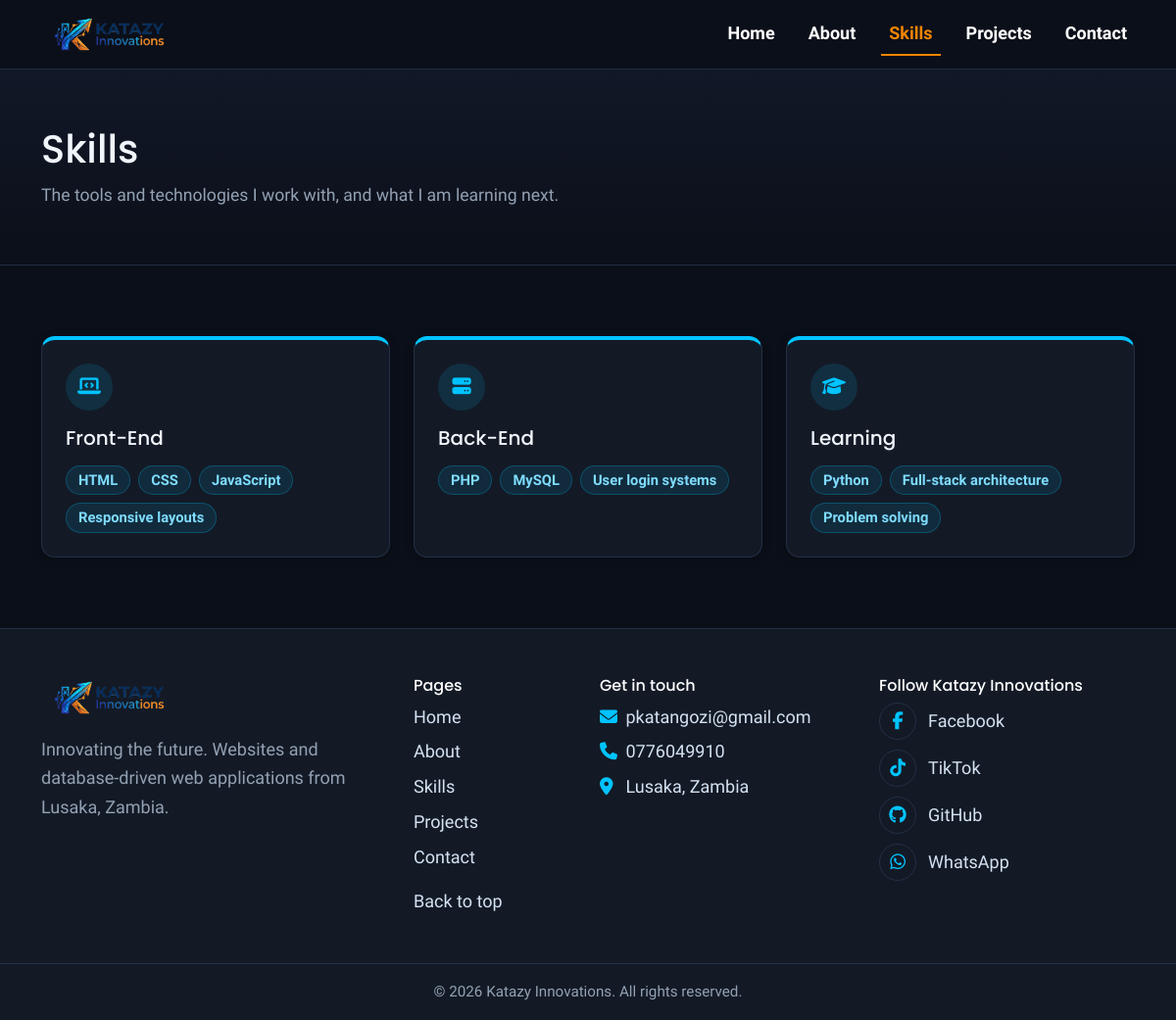
The page /skills.php on the database its author committed.
### tables this page shows
CREATE TABLE skills (
    id INT AUTO_INCREMENT PRIMARY KEY,
    category VARCHAR(50) NOT NULL,
    name VARCHAR(50) NOT NULL
);

### skills.php (the view, shortened to what this page needs)
<?php
include "includes/db.php";
include "includes/header.php";
$categories = mysqli_query($conn, "SELECT DISTINCT category FROM skills ORDER BY id ASC");
$icons = array(
    "Front-End" => "fa-laptop-code",
    "Back-End"  => "fa-server",
    "Learning"  => "fa-graduation-cap"
);
?>
<main id="main">
<section class="page-head">
    <div class="container">
        <h1>Skills</h1>
        <p class="sub">The tools and technologies I work with, and what I am learning next.</p>
    </div>
</section>
<section class="section">
    <div class="container">
        <div class="row g-4">
            <?php
            while ($cat = mysqli_fetch_assoc($categories)) {
                $catName = $cat["category"];
                $icon = "fa-code";
                if (isset($icons[$catName])) { $icon = $icons[$catName]; }
            ?>
                <div class="col-md-6 col-lg-4">
                    <div class="card skill-card h-100">
                        <div class="card-body p-4">
                            <div class="icon-circle mb-3"><i class="fa-solid <?php echo $icon; ?>"></i></div>
                            <h3 class="h5 mb-3"><?php echo htmlspecialchars($catName); ?></h3>
                            <div class="d-flex flex-wrap gap-2">
                                <?php
                                $skillSql = "SELECT name FROM skills WHERE category = '" . mysqli_real_escape_string($conn, $catName) . "'";
                                $skills = mysqli_query($conn, $skillSql);
                                while ($skill = mysqli_fetch_assoc($skills)) {
                                    echo '<span class="chip">' . htmlspecialchars($skill["name"]) . '</span>';
                                }
                                ?>
                            </div>
                        </div>
                    </div>
                </div>
            <?php } ?>
        </div>
    </div>
</section>
</main>
<?php include "includes/footer.php"; ?>

### style.css (style rules this page uses)
body { font-family: "Source Sans 3", Arial, sans-serif; font-size: 18px; line-height: 1.65; background-color: #0b0f19; color: #f0f6fc; }
h1, h2, h3, h4, h5, h6 { font-family: "Poppins", Arial, sans-serif; line-height: 1.25; }
.chip { background: rgba(0, 195, 255, 0.1); color: #7fdcff; border: 1px solid rgba(0, 195, 255, 0.25); border-radius: 20px; padding: 2px 12px; font-size: 0.92rem; font-weight: 600; }
.page-head { padding: 56px 0; border-bottom: 1px solid #232f45; background: linear-gradient(180deg, #111827 0%, #0b0f19 100%); }
.page-head h1 { font-size: clamp(1.8rem, 5vw, 2.5rem); margin-bottom: 8px; }
.page-head .sub { color: #93a1b3; font-size: 1.1rem; max-width: 640px; margin: 0; }
.section { padding: 72px 0; }
.card { background: #131a26; border: 1px solid #232f45; border-radius: 14px; box-shadow: 0 2px 10px rgba(0, 0, 0, 0.25); color: #f0f6fc; }
.skill-card { border-top: 4px solid #00c3ff; }
.icon-circle { width: 48px; height: 48px; border-radius: 50%; display: flex; align-items: center; justify-content: center; background: rgba(0, 195, 255, 0.12); color: #00c3ff; font-size: 1.2rem; }

### rows shown on the page
skills: name "HTML"
skills: name "CSS"
skills: name "JavaScript"
skills: name "Responsive layouts"
skills: name "PHP"
skills: name "MySQL"
skills: name "User login systems"
skills: name "Python"
skills: name "Full-stack architecture"
skills: name "Problem solving"

### other values the page prints
$item[1] "Home"
$item[1] "About"
$item[1] "Skills"
$item[1] "Projects"
$item[1] "Contact"
$catName "Front-End"
$catName "Back-End"
$catName "Learning"
